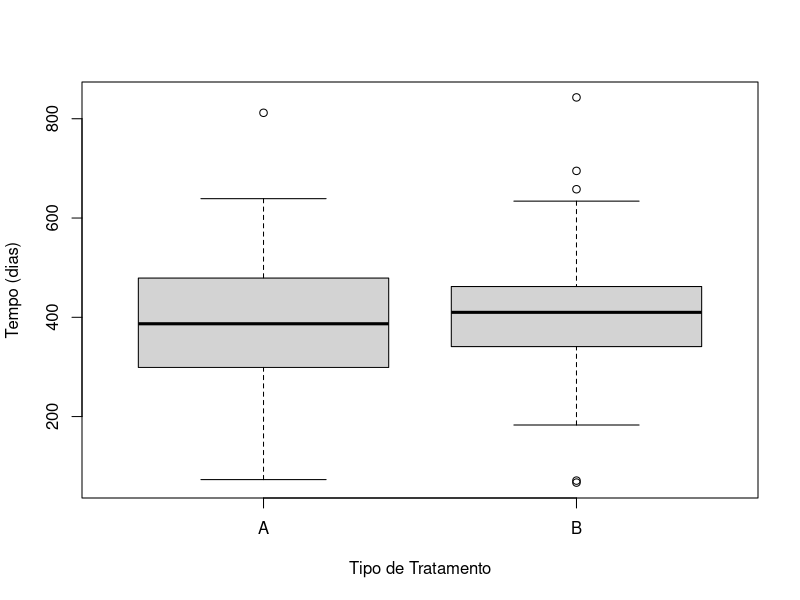

Reproduce this figure in R.
library(here)

dados <- read.csv("data/cancer.csv", sep=";")

# a)	O tempo de sobrevivência (Tempo) é afetado pelo tipo de tratamento (Tratamento);
media <- tapply(dados$Tempo, dados$Tratamento, mean)
mediana <- tapply(dados$Tempo, dados$Tratamento, median)
dp <- tapply(dados$Tempo, dados$Tratamento, sd)
aux <- tapply(dados$Tempo, dados$Tratamento, range)
amp_A <- diff(aux$A)
amp_B <- diff(aux$B)
IIQ <- tapply(dados$Tempo, dados$Tratamento, IQR)

png("pre-av/p1/q1_boxplot.png")
boxplot(dados$Tempo~dados$Tratamento, ylab="Tempo (dias)", xlab="Tipo de Tratamento")
graphics.off()
